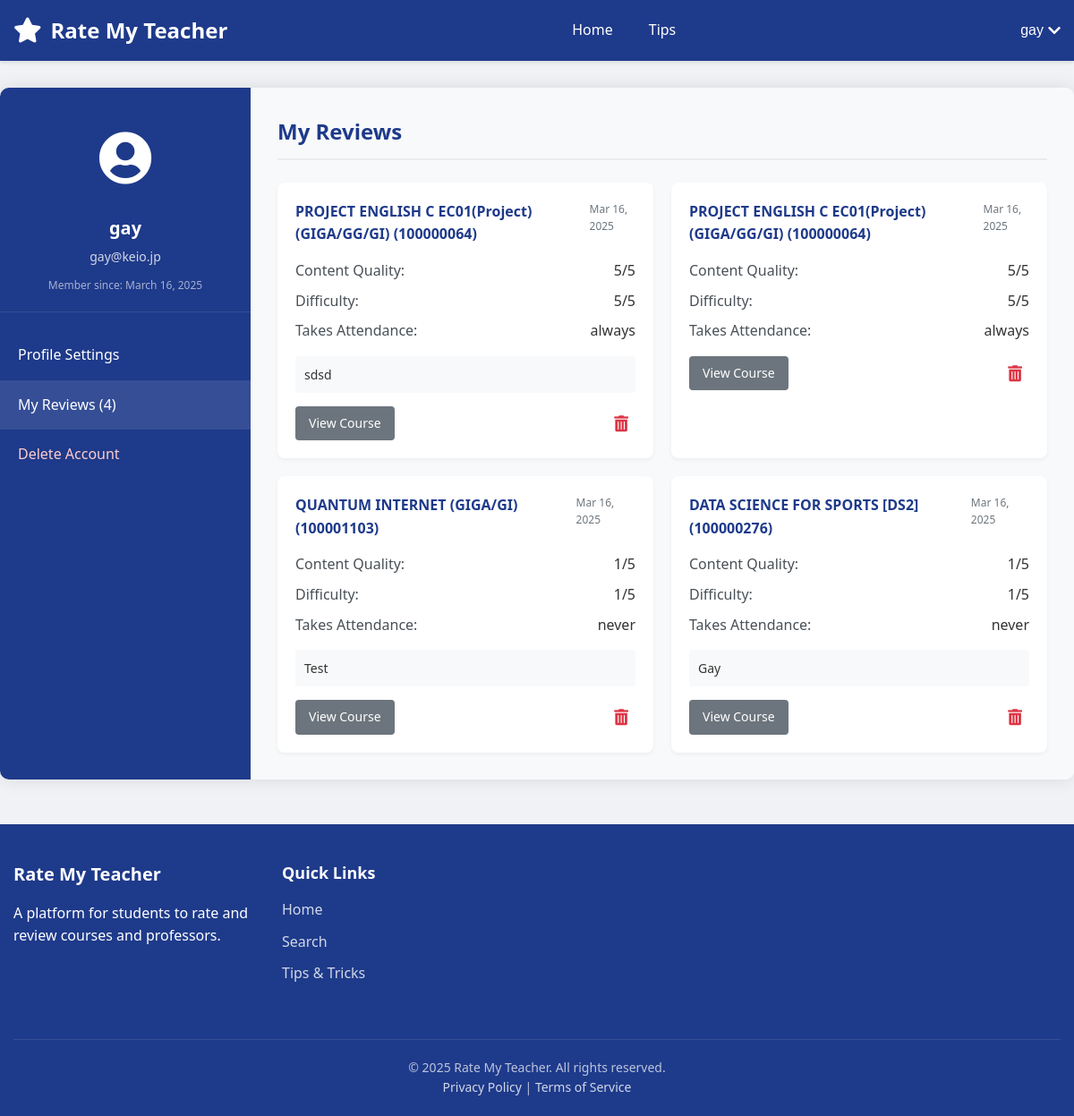
Before: /account-section.php (signed in) with the older database file.
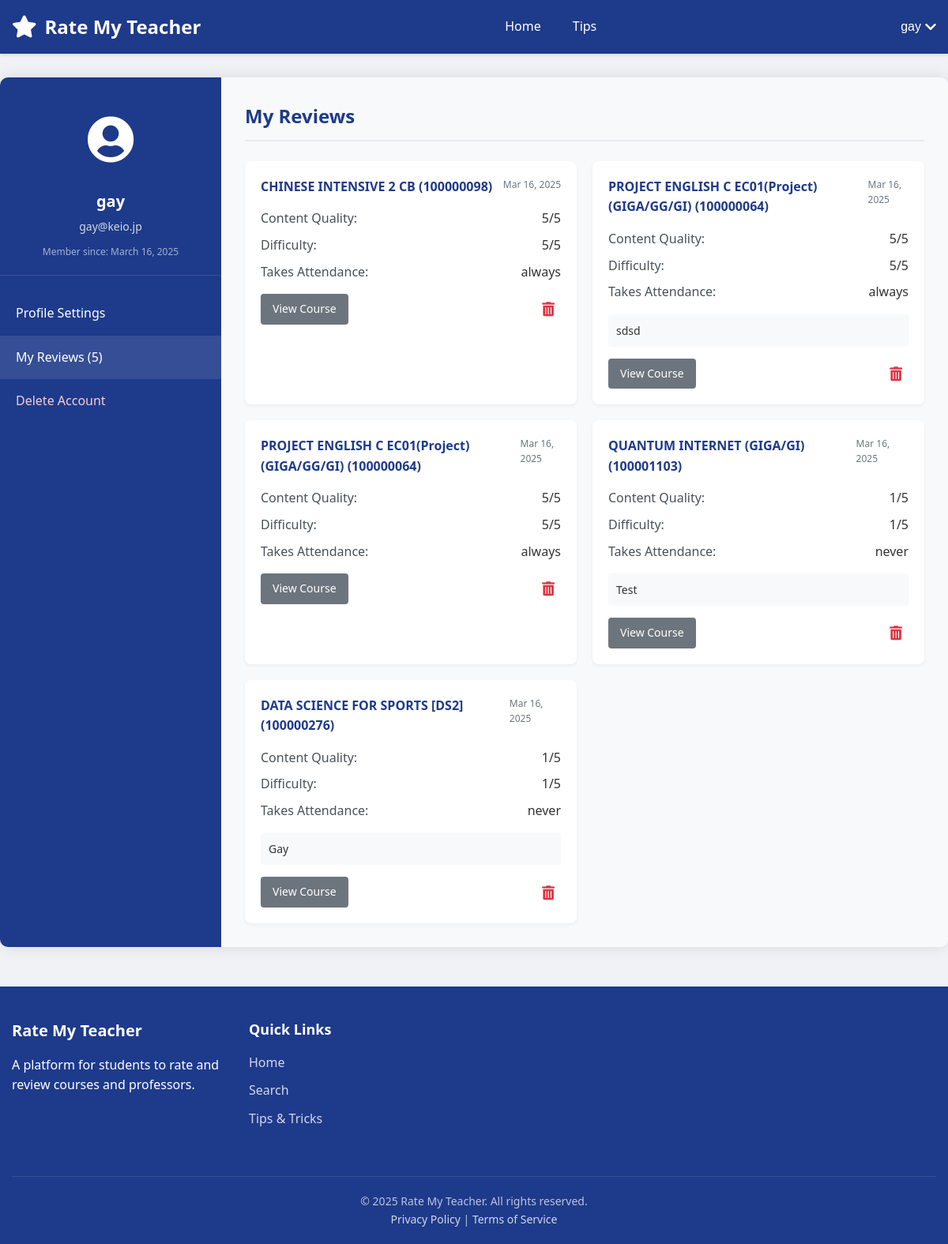
After: the same page with the newer database file.
### tables this page shows
CREATE TABLE users (
        id INTEGER PRIMARY KEY AUTOINCREMENT,
        username TEXT NOT NULL UNIQUE,
        email TEXT NOT NULL UNIQUE,
        password TEXT NOT NULL,
        created_at TIMESTAMP DEFAULT CURRENT_TIMESTAMP,
        is_verified INTEGER DEFAULT 0,
        verification_token TEXT DEFAULT NULL,
        token_expiry TIMESTAMP DEFAULT NULL
    );

CREATE TABLE ratings (
        id INTEGER PRIMARY KEY AUTOINCREMENT,
        user_id INTEGER NOT NULL,
        professor_id INTEGER NOT NULL,
        course_id INTEGER NOT NULL,
        rating REAL NOT NULL,
        content_rating INTEGER,
        difficulty_rating INTEGER,
        grade TEXT,
        textbook TEXT,
        attendance_check TEXT,
        first_half TEXT,
        second_half TEXT,
        comment TEXT,
        created_at TIMESTAMP DEFAULT CURRENT_TIMESTAMP, is_anonymous INTEGER DEFAULT 0,
        FOREIGN KEY (user_id) REFERENCES users(id) ON DELETE CASCADE,
        FOREIGN KEY (professor_id) REFERENCES professors(id) ON DELETE CASCADE,
        FOREIGN KEY (course_id) REFERENCES courses(id) ON DELETE CASCADE
    );

CREATE TABLE courses (
        id INTEGER PRIMARY KEY AUTOINCREMENT,
        name TEXT NOT NULL,
        course_code TEXT,
        description TEXT,
        professor_id INTEGER,
        semester TEXT,
        avg_content_quality REAL DEFAULT 0,
        avg_difficulty REAL DEFAULT 0,
        overall_rating REAL DEFAULT 0,
        review_count INTEGER DEFAULT 0,
        FOREIGN KEY (professor_id) REFERENCES professors(id) ON DELETE SET NULL
    );

### account-section.php (the view, shortened to what this page needs)
<?php
require_once __DIR__ . "/config.php";
$username = $_SESSION["username"];
$email = $_SESSION["email"];
$user_id = $_SESSION["id"];
$reviews_count = 0;
$reviews = [];
try {
    $columns_sql = "PRAGMA table_info(ratings)";
    $columns_result = $conn->query($columns_sql);
    $has_comments_field = false;
    $has_comment_field = false;
    while ($column = $columns_result->fetchArray(SQLITE3_ASSOC)) {
        if ($column['name'] === 'comment') {
            $has_comment_field = true;
        }
    }
    $course_columns_sql = "PRAGMA table_info(courses)";
    $course_columns_result = $conn->query($course_columns_sql);
    $course_name_field = 'name';
    $course_code_field = 'course_code';
    while ($column = $course_columns_result->fetchArray(SQLITE3_ASSOC)) {
        if ($column['name'] === 'name') {
            $course_name_field = 'name';
        }
    }
    $comment_field = $has_comments_field ? 'r.comments' : ($has_comment_field ? 'r.comment' : 'NULL');
    $review_sql = "SELECT r.*,
                    c.$course_name_field AS course_name,
                    c.$course_code_field AS course_code,
                    p.name AS professor_name,
                    $comment_field AS review_text
                    FROM ratings r
                    JOIN courses c ON r.course_id = c.id
                    LEFT JOIN professors p ON r.professor_id = p.id
                    WHERE r.user_id = :user_id
                    ORDER BY r.created_at DESC";
    $review_stmt = $conn->prepare($review_sql);
    $review_stmt->bindValue(':user_id', $user_id, SQLITE3_INTEGER);
    $result = $review_stmt->execute();
    while ($row = $result->fetchArray(SQLITE3_ASSOC)) {
        if ($has_comments_field) {
            $row['comments'] = $row['comments'] ?? '';
        } elseif ($has_comment_field) {
            $row['comments'] = $row['comment'] ?? '';
        } else {
            $row['comments'] = '';
        }
        $row['content_quality'] = $row['content_quality'] ?? ($row['content_rating'] ?? 3);
        $row['difficulty'] = $row['difficulty'] ?? ($row['difficulty_rating'] ?? 3);
        $row['takes_attendance'] = $row['attendance_check'] ?? 'Unknown';
        $reviews[] = $row;
        $reviews_count++;
    }
} catch (Exception $e) {
    error_log("Error fetching reviews: " . $e->getMessage());
}
$join_date = "";
try {
    $date_sql = "SELECT created_at FROM users WHERE id = :user_id";
    $date_stmt = $conn->prepare($date_sql);
    $date_stmt->bindValue(':user_id', $user_id, SQLITE3_INTEGER);
    $result = $date_stmt->execute();
    if ($row = $result->fetchArray(SQLITE3_ASSOC)) {
        $join_date = date("F j, Y", strtotime($row["created_at"]));
    }
} catch (Exception $e) {
    $join_date = "Unknown";
}
include_once "header.php";
?>
<div class="account-page-container">
    <div class="account-sidebar">
        <div class="user-profile">
            <div class="profile-avatar">
                <i class="fas fa-user-circle"></i>
            </div>
            <h3><?php echo htmlspecialchars($username); ?></h3>
            <p class="user-email"><?php echo htmlspecialchars($email); ?></p>
            <p class="join-date">Member since: <?php echo $join_date; ?></p>
        </div>
        <ul class="sidebar-nav">
            <li><a href="#profile-settings" data-section="profile-settings">Profile Settings</a></li>
            <li class="active"><a href="#my-reviews" data-section="my-reviews">My Reviews (<?php echo $reviews_count; ?>)</a></li>
            <li class="danger-item"><a href="#delete-account" data-section="delete-account">Delete Account</a></li>
        </ul>
    </div>
    <div class="account-content">
        <div id="my-reviews" class="account-section active">
            <h2>My Reviews</h2>
            <?php if (count($reviews) > 0): ?>
                <div class="reviews-list">
                    <?php foreach ($reviews as $review): ?>
                        <div class="review-card">
                            <div class="review-header">
                                <h3><?php echo htmlspecialchars($review["course_name"]); ?> (<?php echo htmlspecialchars($review["course_code"]); ?>)</h3>
                                <span class="review-date"><?php echo date("M j, Y", strtotime($review["created_at"])); ?></span>
                            </div>
                            <div class="review-ratings">
                                <div class="rating-item">
                                    <span class="rating-label">Content Quality:</span>
                                    <span class="rating-value"><?php echo $review["content_quality"]; ?>/5</span>
                                </div>
                                <div class="rating-item">
                                    <span class="rating-label">Difficulty:</span>
                                    <span class="rating-value"><?php echo $review["difficulty"]; ?>/5</span>
                                </div>
                                <?php if (isset($review["takes_attendance"])): ?>
                                <div class="rating-item">
                                    <span class="rating-label">Takes Attendance:</span>
                                    <span class="rating-value"><?php echo htmlspecialchars($review["takes_attendance"]); ?></span>
                                </div>
                                <?php endif; ?>
                            </div>
                            <?php
                            $reviewText = '';
                            if (!empty($review["comments"])) {
                                $reviewText = $review["comments"];
                            } elseif (!empty($review["comment"])) {
                                $reviewText = $review["comment"];
                            } elseif (!empty($review["review_text"])) {
                                $reviewText = $review["review_text"];
                            }
                            if (!empty($reviewText)):
                            ?>
                                <div class="review-comment">
                                    <p><?php echo htmlspecialchars($reviewText); ?></p>
                                </div>
                            <?php endif; ?>
                            <div class="review-actions">
                            <a href="course.php?course=<?php echo urlencode($review["course_name"]); ?><?php
   echo isset($review["professor_name"]) ? '&professor='.urlencode(str_replace(' ', '', $review["professor_name"])) : '';
?>&lang=<?php echo isset($_COOKIE['language']) ? $_COOKIE['language'] : 'en'; ?>" class="btn-secondary">View Course</a>
                                <button class="delete-review" data-review-id="<?php echo $review["id"]; ?>" title="Delete Review">
                                    <i class="fas fa-trash-alt"></i>
                                </button>
                            </div>
                        </div>
                    <?php endforeach; ?>
                </div>
            <?php endif; ?>
        </div>
    </div>
</div>
<?php
include_once __DIR__ . "/footer.php";
?>

### header.php (shortened to what this page needs)
<!DOCTYPE html>
<html lang="en">
<head>
    <link rel="stylesheet" href="https://cdnjs.cloudflare.com/ajax/libs/font-awesome/5.15.4/css/all.min.css">
</head>
<body>
    <header>
        <div class="header-container">
            <a href="index.php" class="site-logo">
                <i class="fas fa-star"></i>
                Rate My Teacher
            </a>
            <nav class="main-nav" id="main-nav">
                <ul>
                    <li><a href="home.php" class="<?php echo basename($_SERVER['PHP_SELF']) == 'home.php' ? 'active' : ''; ?>">Home</a></li>
                    <li><a href="tipsandtricks.php" class="<?php echo basename($_SERVER['PHP_SELF']) == 'tipsandtricks.php' ? 'active' : ''; ?>">Tips</a></li>
                </ul>
            </nav>
            <div class="user-menu">
                <?php if (isset($_SESSION["loggedin"]) && $_SESSION["loggedin"] === true): ?>
                    <button class="user-menu-btn" id="user-menu-btn">
                        <?php echo htmlspecialchars($_SESSION["username"]); ?>
                        <i class="fas fa-chevron-down"></i>
                    </button>
                <?php endif; ?>
            </div>
        </div>
    </header>
    <div class="main-container">

### footer.php (shortened to what this page needs)
    </div>
    <footer>
        <div class="footer-container">
            <div class="footer-info">
                <h3>Rate My Teacher</h3>
                <p>A platform for students to rate and review courses and professors.</p>
            </div>
            <div class="footer-links">
                <h4>Quick Links</h4>
                <ul>
                    <li><a href="home.php">Home</a></li>
                    <li><a href="search.php">Search</a></li>
                    <li><a href="tipsandtricks.php">Tips & Tricks</a></li>
                </ul>
            </div>
            <div class="footer-legal">
                <p>&copy; <?php echo date("Y"); ?> Rate My Teacher. All rights reserved.</p>
                <p><a href="#">Privacy Policy</a> | <a href="#">Terms of Service</a></p>
            </div>
        </div>
    </footer>
</body>
</html>

### header.php (style rules this page uses)
* { margin: 0; padding: 0; box-sizing: border-box; }
body { font-family: 'Segoe UI', Tahoma, Geneva, Verdana, sans-serif; line-height: 1.6; color: #333; background-color: #f0f2f5; }
header { background-color: #1e3a8a; color: white; padding: 15px 0; box-shadow: 0 2px 4px rgba(0, 0, 0, 0.1); }
.header-container { max-width: 1200px; margin: 0 auto; padding: 0 15px; display: flex; justify-content: space-between; align-items: center; }
.site-logo { font-size: 24px; font-weight: bold; text-decoration: none; color: white; display: flex; align-items: center; }
.site-logo i { margin-right: 10px; font-size: 28px; }
.main-nav ul { list-style: none; display: flex; gap: 20px; }
.main-nav a { text-decoration: none; color: white; font-weight: 500; padding: 5px 10px; border-radius: 4px; transition: background-color 0.2s; }
.user-menu { position: relative; }
.user-menu-btn { background: none; border: none; color: white; cursor: pointer; display: flex; align-items: center; font-size: 16px; font-weight: 500; }
.user-menu-btn i { margin-left: 5px; }

### account-section.php (style rules this page uses)
.account-page-container { display: flex; max-width: 1200px; margin: 30px auto; background-color: #fff; border-radius: 10px; box-shadow: 0 0 20px rgba(0, 0, 0, 0.1); overflow: hidden; }
.account-sidebar { width: 280px; background-color: #1e3a8a; color: #fff; padding: 30px 0; }
.user-profile { padding: 0 20px 20px; text-align: center; border-bottom: 1px solid rgba(255, 255, 255, 0.1); }
.profile-avatar { font-size: 60px; margin-bottom: 15px; }
.user-profile h3 { margin: 0 0 5px; font-size: 20px; }
.user-email { margin: 0 0 10px; font-size: 14px; opacity: 0.8; }
.join-date { font-size: 12px; opacity: 0.6; }
.sidebar-nav { list-style: none; padding: 0; margin: 20px 0 0 0; }
.sidebar-nav li { padding: 0; margin: 0; }
.sidebar-nav li a { display: block; padding: 15px 20px; color: #fff; text-decoration: none; transition: background-color 0.2s; }
.sidebar-nav li a:hover, .sidebar-nav li.active a { background-color: rgba(255, 255, 255, 0.1); }
.sidebar-nav li.danger-item a { color: #ffcccc; }
.account-content { flex: 1; padding: 30px; background-color: #f8f9fa; overflow-y: auto; }
.account-section { display: none; }
.account-section.active { display: block; }
.account-section h2 { color: #1e3a8a; margin-top: 0; margin-bottom: 25px; padding-bottom: 10px; border-bottom: 2px solid #e9ecef; }
.btn-secondary { background-color: #6c757d; color: white; padding: 8px 15px; border: none; border-radius: 4px; cursor: pointer; font-size: 14px; text-decoration: none; display: inline-block; transition: background-color 0.2s; }
.reviews-list { display: grid; gap: 20px; grid-template-columns: repeat(auto-fill, minmax(300px, 1fr)); }
.review-card { background-color: #fff; border-radius: 8px; padding: 20px; box-shadow: 0 2px 4px rgba(0, 0, 0, 0.05); }
.review-header { display: flex; justify-content: space-between; align-items: flex-start; margin-bottom: 15px; }
.review-header h3 { margin: 0; font-size: 16px; color: #1e3a8a; }
.review-date { font-size: 12px; color: #6c757d; }
.review-ratings { margin-bottom: 15px; }
.rating-item { display: flex; justify-content: space-between; margin-bottom: 8px; }
.rating-label { font-weight: 500; color: #495057; }
.review-comment { padding: 10px; background-color: #f8f9fa; border-radius: 4px; margin-bottom: 15px; }
.review-comment p { margin: 0; font-size: 14px; line-height: 1.5; }
.review-actions { display: flex; justify-content: space-between; align-items: center; }
.delete-review { background: none; border: none; color: #dc3545; font-size: 18px; cursor: pointer; padding: 8px; border-radius: 50%; transition: all 0.2s; display: flex; align-items: center; justify-content: center; }

Changed rows visible on the page:
added ratings: course.name "CHINESE INTENSIVE 2 CB", course.course_code "100000098", created_at "Mar 16, 2025", content_quality "5", difficulty "5", attendance_check "always"
Other visible differences:
$reviews_count: "4" → "5"
